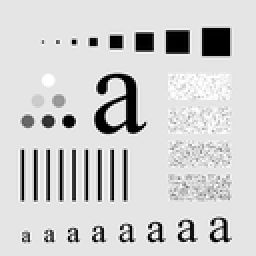
%> input picture Assignment 4/4/f0441.tif, 128 x 128 px, shrunk from 688 x 688 before the run (shown 2 times larger)
$ octave Q4_99210294.m   (GNU Octave 9; MATLAB toolbox functions it lacks are replaced by stand-ins)
%> lines starting %> are read from the running program, lines starting %| are printed output that depends on the picture; in (x1, y1, x2, y2) boxes, pixels count from 0 and x2, y2 are one past the last pixel; in counts of white or black regions, pixels touching at a corner belong together; the program's own positions count from 1
clear all;
main();
function main()
    mainImage = imread("f0441.tif");% main image
%> mainImage is the input picture: size 128x128 uint8; min 0, max 255, mean 207.6
    mainZeropadImage = concentrateSpectrum(zeropad(mainImage));% zero padded and centered image
%> in zeropad, `outputImage(1:imageHeight,1:imageWidth) = inputImage;`:
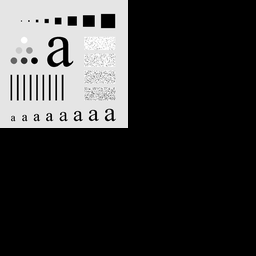
%> outputImage: size 256x256 double; min 0, max 255, mean 51.9
%> after the loop in concentrateSpectrum, `for i = 1:size(resultImage,1)`:
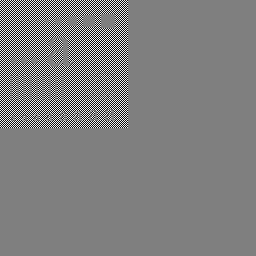
%> resultImage: size 256x256 double; 12.06% of pixels changed, all inside (x1, y1, x2, y2) = (0, 0, 128, 128); drawn with min black and max white
    mainImageFFT = fft2(mainZeropadImage);% fft of image
    powerSpectrum = abs(mainImageFFT).^2;% power spectrum of image
    powerSpectrumSum = sum(sum(powerSpectrum));% sum of all power spectrums of all pixels
%> powerSpectrumSum = 5.03e+13

    M = size(mainZeropadImage,1);% height of padded image
%> M = 256
    N = size(mainZeropadImage,2);% width of padded image
%> N = 256

    D = zeros(size(mainZeropadImage));%distance of all pixels from center pixel
    for i = 1:M
        for j = 1:N
            D(i,j) = sqrt((i-M/2)^2+(j-N/2).^2);
        end
    end
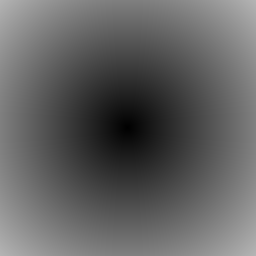
%> D: size 256x256 double; min 0, max 181, mean 97.9

    retains = [0.8,0.9,0.95];% values of retain given in the question
    for p = 1:length(retains)
        retain = retains(p);% the percent of spectrum we want to retain

        D0 = 0;%variable for saving D0 after filding it
        for DL = 1:min(M/2 , N/2) % find D0 according to page 270 of text book
            if sum(sum(powerSpectrum(D <= DL)))/powerSpectrumSum <= retain
                D0 = DL;
                continue
            end
            break;
        end

        [ideal , gaussian , butterworth] = filters(size(mainZeropadImage), D0 , 2);
        idealFilterResult = concentrateSpectrum(real(ifft2(ideal .* mainImageFFT)));% result of applying ideal filter
        gaussianFilterResult = concentrateSpectrum(real(ifft2(gaussian .* mainImageFFT)));% result of applying gaussian filter
        butterworthFilterResult = concentrateSpectrum(real(ifft2(butterworth .* mainImageFFT)));% result of applying butterworth filter

        idealFilterResult = idealFilterResult(1:size(mainImage,1) , 1:size(mainImage,2));% remove zero pads of ideal filter
        gaussianFilterResult = gaussianFilterResult(1:size(mainImage,1) , 1:size(mainImage,2));% remove zero pads of gaussian filter
        butterworthFilterResult = butterworthFilterResult(1:size(mainImage,1) , 1:size(mainImage,2));% remove zero pads of butterworth filter


        figure('Name' , strcat('D0 : ' , int2str(D0) , ' order : ' , int2str(1)));

        subplot(332);
        imshow(mainImage);
        title("main image")
        subplot(334);
        imshow(idealFilterResult , []);
        title("ideal filter")
        subplot(335);
        imshow(gaussianFilterResult , []);
        title("gaussian filter")
        subplot(336);
        imshow(butterworthFilterResult , []);
        title("butterworth filter")

        subplot(337);
        imshow(imabsdiff(double(mainImage),idealFilterResult) , []);
        title("ideal difference")
        subplot(338);
        imshow(imabsdiff(double(mainImage),gaussianFilterResult) , []);
        title("gaussian difference")
        subplot(339);
        imshow(imabsdiff(double(mainImage),butterworthFilterResult) , []);
        title("butterworth difference")

    end
%> this loop made 3 passes
%> pass 1, in filters, `gaussian = exp(-D.^2./(2*D0).^2);`:
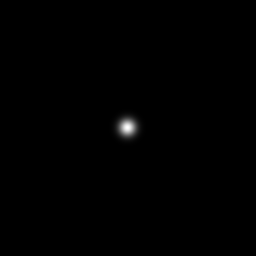
%> gaussian: size 256x256 double; min 4.38e-223, max 1, mean 0.00307
%> pass 1, in main, `[ideal , gaussian , butterworth] = filters(size(mainZeropadImage), D0 ..`:
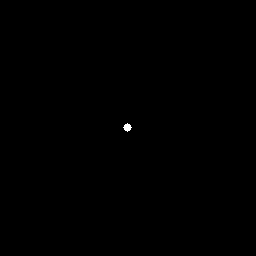
%> ideal: size 256x256 double; values 0 (black) and 1 (white), 0.07% white; 1 white region, box (x1, y1, x2, y2) and area: (123, 123, 132, 132) 49
%> pass 1, in concentrateSpectrum (call 2), `resultImage = inputImage;`:
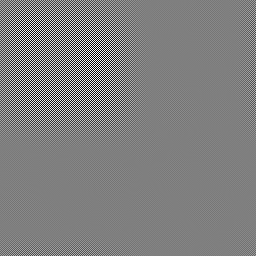
%> resultImage: size 256x256 double; min -245.4, max 245.4, mean 0; drawn with min black and max white
%> `main();`:
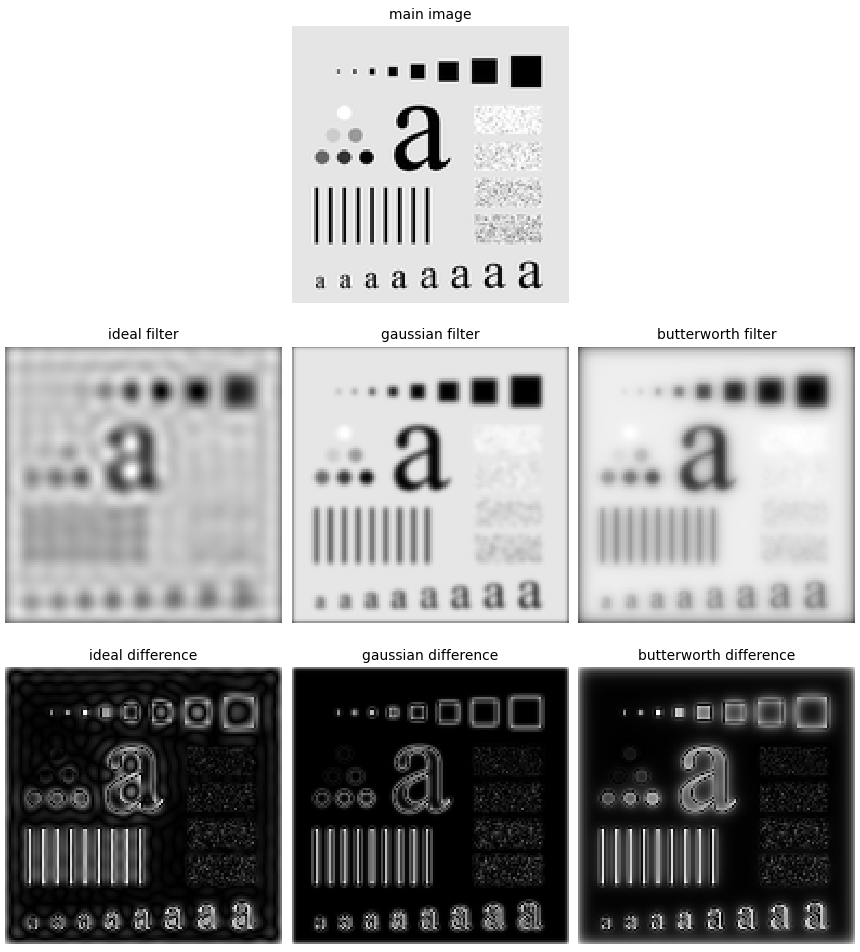
%> figure redrawn from the program's plot data, 7 panels
end

%%%%%%%%%%%%%%%%%%%%%%%%%%%%%%%%%%%%%%%%%%% filters %%%%%%%%%%%%%%%%%%%%%%%%%%%%%%%%%%%%%%%%%%%%%
%%% In this function I design filters                                                         %%%
%%% input(s) : {filterSize : size of filter , D0 : cut off freq , order : order of B.W}       %%%
%%% output(s) : {ideal : ideal filter , gaussian : gaussian filter , butterworth : B.W filter}%%%
%%%%%%%%%%%%%%%%%%%%%%%%%%%%%%%%%%%%%%%%%%%%%%%%%%%%%%%%%%%%%%%%%%%%%%%%%%%%%%%%%%%%%%%%%%%%%%%%%
function [ideal , gaussian , butterworth] = filters(filterSize , D0 , order)
    M = filterSize(1);
    N = filterSize(2);
    D = zeros(filterSize);% distance of pixels from center
    for i = 1:M
        for j = 1:N
            D(i,j) = sqrt((i-M/2)^2+(j-N/2).^2);
        end
    end

    ideal = size(filterSize);% ideal filter
    for i = 1:M
        for j = 1:N
            if D(i,j) <= D0
                ideal(i,j) = 1;
            else
                ideal(i,j) = 0;
            end
        end
    end

    gaussian = exp(-D.^2./(2*D0).^2);% gaussian filter

    butterworth = ones(size(D)) ./ (1 + (D / D0).^ 2*order);% butterworth filter

end
%%%%%%%%%%%%%%%%%%%%%%%%%%%%%%%%%%%%%%%%%%% zeropad %%%%%%%%%%%%%%%%%%%%%%%%%%%%%%%%%%%%%%%%%%%%%
%%% This function add zero padding to given image                                             %%%
%%% input(s) : {inputImage : given image}                                                     %%%
%%% output(s) : {outputImage : zero padded image}                                             %%%
%%%%%%%%%%%%%%%%%%%%%%%%%%%%%%%%%%%%%%%%%%%%%%%%%%%%%%%%%%%%%%%%%%%%%%%%%%%%%%%%%%%%%%%%%%%%%%%%%
function outputImage = zeropad(inputImage)
    imageHeight = size(inputImage ,1);
    imageWidth = size(inputImage ,2);
    outputImage = zeros(2 * size(inputImage));
    outputImage(1:imageHeight,1:imageWidth) = inputImage;
end

%%%%%%%%%%%%%%%%%%%%%%%%%%%%%%%%%%%%% concentrateSpectrum %%%%%%%%%%%%%%%%%%%%%%%%%%%%%%%%%%%%%%%
%%% This function mutiplies image to -1^(x+y)                                                 %%%
%%% input(s) : {inputImage : given image}                                                     %%%
%%% output(s) : {resultImage : result of multiplication}                                      %%%
%%%%%%%%%%%%%%%%%%%%%%%%%%%%%%%%%%%%%%%%%%%%%%%%%%%%%%%%%%%%%%%%%%%%%%%%%%%%%%%%%%%%%%%%%%%%%%%%%
function resultImage = concentrateSpectrum(inputImage)
    resultImage = inputImage;
    for i = 1:size(resultImage,1)
        for j =1:size(resultImage,2)
            resultImage(i,j) = resultImage(i,j) * (-1)^(i+j);
        end
    end
end

%%%%%%%%%%%%%%%%%%%%%%%%%%%%%%%%%%%%%% normalizeMatrix %%%%%%%%%%%%%%%%%%%%%%%%%%%%%%%%%%%%%%%%%%
%%% This function scale matrix values to range [0 255]                                        %%%
%%% input(s) : {X : given matrix}                                                             %%%
%%% output(s) : {result : result of normalization}                                            %%%
%%%%%%%%%%%%%%%%%%%%%%%%%%%%%%%%%%%%%%%%%%%%%%%%%%%%%%%%%%%%%%%%%%%%%%%%%%%%%%%%%%%%%%%%%%%%%%%%%
function result =  normalizeMatrix(X)
    X = X - min(min(X));
    result = 255 * X / max(max(X));
end
